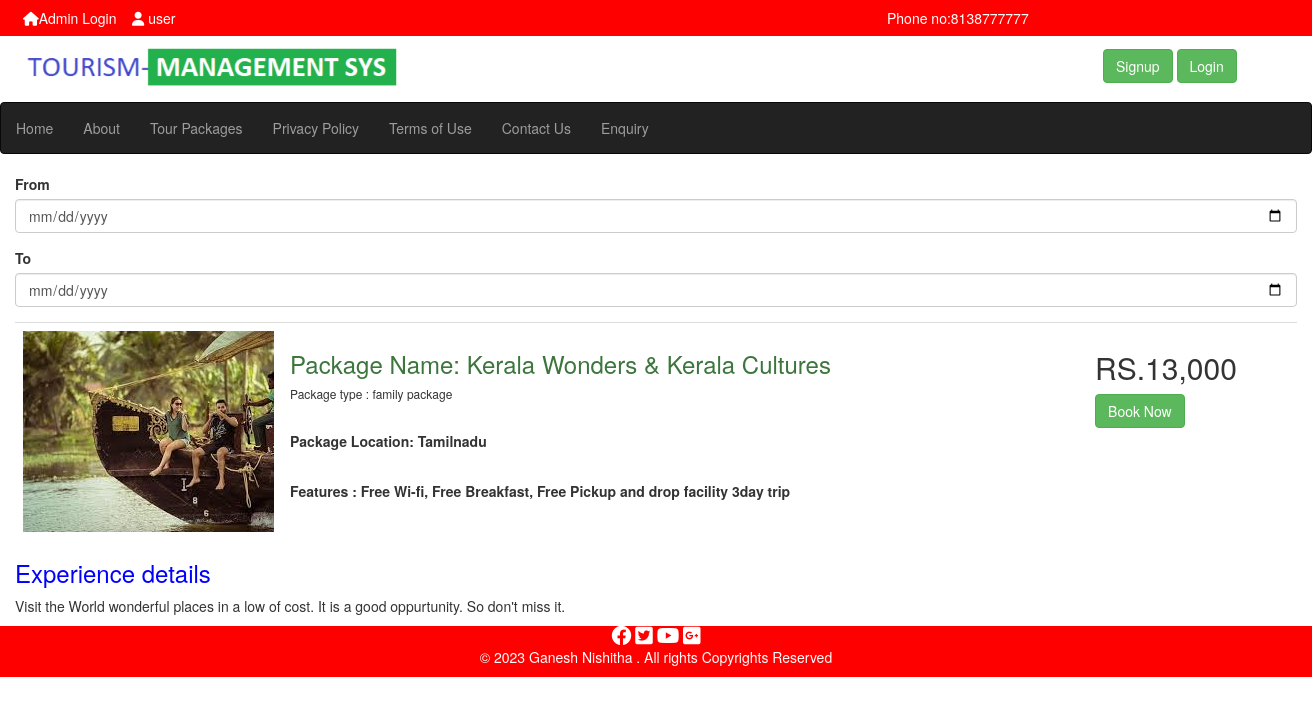
Page /package-details.php?pid=1 on the committed database.
### tables this page shows
CREATE TABLE `tour` (
  `id` int(11) NOT NULL,
  `package_name` varchar(100) DEFAULT NULL,
  `package_type` varchar(100) DEFAULT NULL,
  `package_location` varchar(30) DEFAULT NULL,
  `package_price` varchar(30) DEFAULT NULL,
  `package_image` varchar(500) DEFAULT NULL
);

### package-details.php (the view, shortened to what this page needs)
<!DOCTYPE html>
<html>
<head>
</head>
<body>
<?php
include('header.php');
?>
<?php
	include('dbconnection.php');
	$pid=$_GET["pid"];
	$sql="select * from tour where id='$pid'";
	$result=mysqli_query($con,$sql);
	$row=mysqli_fetch_assoc($result);
		?>
<form action="package-details.php?pid=<?php echo $row['id']; ?>" method="post">
<div class="form-group">
<label for="from">From</label>
<input type="date" name="from" id="from" placeholder="dd-mm-yyyy" class="form-control" required>
</div>
<div class="form-group">
<label for="to">To</label>
<input type="date" name="to" id="to" placeholder="dd-mm-yyyy" class="form-control" required>
</div>
 		 <table class="table table-responsive">
	  <tr>
 			<th class="col-md-2">
 				<img src="<?php echo $row["package_image"];?>" class="animate__animated animate__slideInLeft">
 			</th>
 			<th class="col-md-8 animate__animated animate__slideInUp">
 				<h3 class="text-success">Package Name: <?php echo $row["package_name"];?></h3>
 				<h6>Package type : <?php echo $row["package_type"];?></h6><br>
 				<p>Package Location: <?php echo $row["package_location"];?></p><br>
 				<p>Features : Free Wi-fi, Free Breakfast, Free Pickup and drop facility 3day trip</p>
 			</th>
 			<th class="col-md-2 animate__animated animate__slideInRight">
 				<h2><?php echo $row["package_price"];?></h2>
 				<a href="package-details.php?pid=<?php echo $row['id']; ?>"><button type="submit" name="submit" class="btn btn-success">Book Now</button></a>
 			</th>
 		</tr>
</table>
</form>
<h3>Experience details</h3>
<p>Visit the World wonderful places in a low of cost. It is a good oppurtunity. So don't miss it.
</p>
<?php
include('footer.php');
?>
</body>
</html>

### style.css (style rules this page uses)
a { text-decoration:none; color:white; }
h3 { color:blue; }

### rows in the picture
tour: package_image (picture), package_name "Kerala Wonders & Kerala Cultures", package_type "family package", package_location "Tamilnadu", package_price "RS.13,000"
